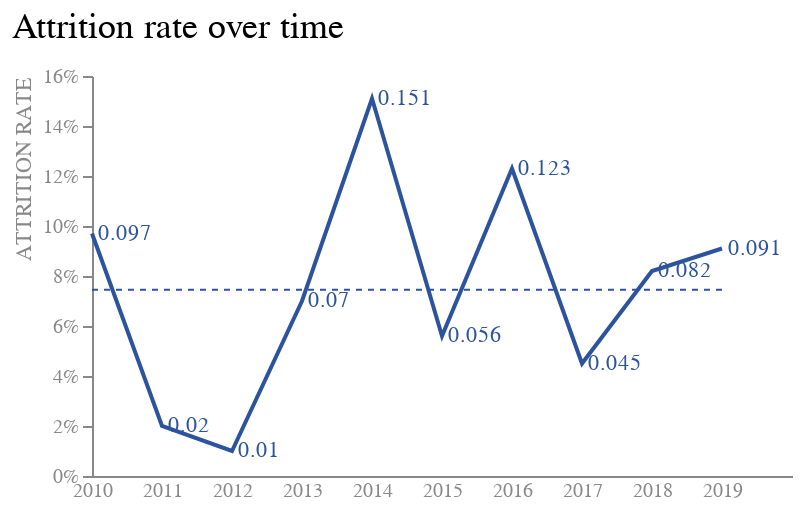

Here is the notebook cell this chart was saved with:
### Code cell
# With data type
line = base.mark_line(color = '#2c549d').encode(
    x = alt.X('Year:O',
              axis = alt.Axis(labelAngle = 0, labelColor = '#888888', ticks = False),
              title = None,
              scale = alt.Scale(align = 0)
              ), 
    y = alt.Y('Attrition Rate',
              axis = alt.Axis(grid = False, titleAnchor = 'end', 
                              labelColor = "#888888", titleColor = '#888888', 
                              tickCount = 9, format = "%", titleFontWeight = 'normal'), 
              title = "ATTRITION RATE"
              )
    )

label = base.mark_text(align = 'left', dx = 3, color = '#2c549d').encode(
    x = alt.X('Year:O', aggregate = 'max'),
    y = alt.Y('Attrition Rate', aggregate = {'argmax': 'Year'}),
    text = alt.Text('Attrition Rate')
)

final = line + rule + label

final.properties(
    width = 350,
    height = 200
).configure_view(stroke = None)

### Figure 1 — Vega-Lite specification as saved in the notebook (floating-point values rounded to 4 significant figures)
{"config": {"view": {"continuousWidth": 300, "continuousHeight": 300, "stroke": null}}, "layer": [{"mark": {"type": "line", "color": "#2c549d"}, "encoding": {"x": {"axis": {"labelAngle": 0, "labelColor": "#888888", "ticks": false}, "field": "Year", "scale": {"align": 0}, "title": null, "type": "ordinal"}, "y": {"axis": {"format": "%", "grid": false, "labelColor": "#888888", "tickCount": 9, "titleAnchor": "end", "titleColor": "#888888", "titleFontWeight": "normal"}, "field": "Attrition Rate", "title": "ATTRITION RATE", "type": "quantitative"}}, "title": {"text": "Attrition rate over time", "anchor": "start", "fontSize": 18, "fontWeight": "normal", "offset": 10}}, {"mark": {"type": "rule", "color": "#2c549d", "strokeDash": [3, 3]}, "encoding": {"x": {"value": 0}, "x2": {"value": 315}, "y": {"aggregate": "mean", "field": "Attrition Rate", "type": "quantitative"}}, "title": {"text": "Attrition rate over time", "anchor": "start", "fontSize": 18, "fontWeight": "normal", "offset": 10}}, {"mark": {"type": "text", "align": "left", "color": "#2c549d", "dx": 3}, "encoding": {"text": {"field": "Attrition Rate", "type": "quantitative"}, "x": {"aggregate": "max", "field": "Year", "type": "ordinal"}, "y": {"aggregate": {"argmax": "Year"}, "field": "Attrition Rate", "type": "quantitative"}}, "title": {"text": "Attrition rate over time", "anchor": "start", "fontSize": 18, "fontWeight": "normal", "offset": 10}}], "data": {"name": "data-0a7ed12b3693b0f6b7061ff4e2683f48"}, "height": 200, "width": 350, "$schema": "https://vega.github.io/schema/vega-lite/v5.15.1.json", "datasets": {"data-0a7ed12b3693b0f6b7061ff4e2683f48": [{"Year": 2019, "Attrition Rate": 0.091}, {"Year": 2018, "Attrition Rate": 0.082}, {"Year": 2017, "Attrition Rate": 0.045}, {"Year": 2016, "Attrition Rate": 0.123}, {"Year": 2015, "Attrition Rate": 0.056}, {"Year": 2014, "Attrition Rate": 0.151}, {"Year": 2013, "Attrition Rate": 0.07}, {"Year": 2012, "Attrition Rate": 0.01}, {"Year": 2011, "Attrition Rate": 0.02}, {"Year": 2010, "Attrition Rate": 0.097}]}}
